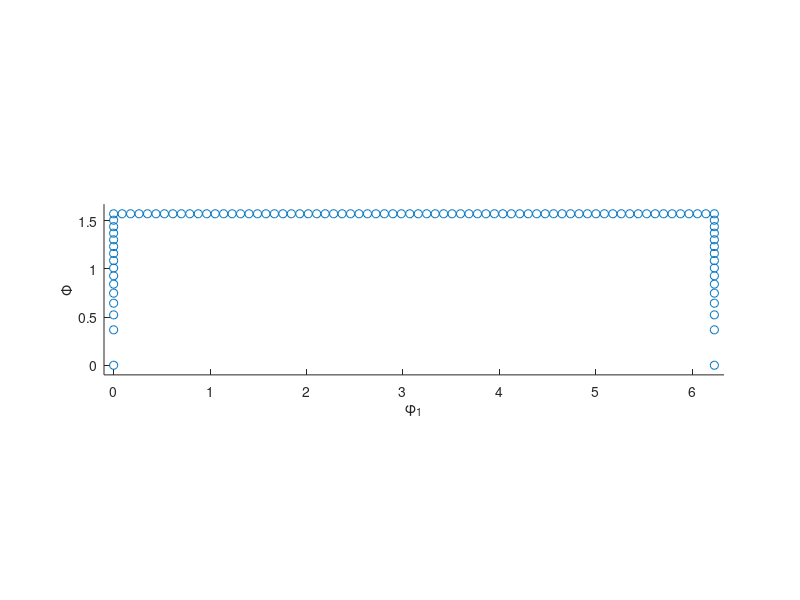

Write the MATLAB code that produced this figure. (Note: this script raises an error after producing the figure.)
%% Set up / specify variables

clear; clc; close('all'); rng('shuffle')

set_id_gen = 'phi2is0edgeV3';
set_id_d = 'phi2is0edgeV3';
% set_id_y = 'phi2is0faceY';
el = 21;
H = 15;
ns = 150;


%% angles for phi2 = 0 zero faces (orientation invariant)

% phi1stop = 6.23;
% 
% v_phi1 = linspace(0,phi1stop,20);
% v_Phi = acos(0:1/(6-1):1);
% 
% [X,Y] = meshgrid(v_phi1,v_Phi);
% 
% topX = X(1:end-1,:);
% topY = Y(1:end-1,:);
% 
% eulerX = [topX(:);0;phi1stop];
% eulerY = [topY(:);0;0];
% 
% euler = [eulerX,eulerY,zeros(size(eulerX))];

%% angles for phi2 = 0 zero faces (not orientation invariant in Phi)

phi1stop = 6.23;

v_phi1 = linspace(0,phi1stop,20);
v_Phi = linspace(0,pi/2,6);

[X,Y] = meshgrid(v_phi1,v_Phi);

topX = X(1:end-1,:);
topY = Y(1:end-1,:);

eulerX = [topX(:);0;phi1stop];
eulerY = [topY(:);0;0];

euler = [eulerX,eulerY,zeros(size(eulerX))];

%% angles for phi2 = 0 face exterior w/ Phi = 0 edge gone

phi1edge = linspace(0,6.23,72);
top = ones(size(phi1edge))*(pi()/2); 

Phiedge = acos(linspace(0,1,16));
Phiedge = Phiedge(2:end);
left = zeros(size(Phiedge));
right = 6.23*ones(size(Phiedge));

euler = [phi1edge',top';...
         left',Phiedge';...
         right',Phiedge'];
         
euler = [euler, zeros(size(euler(:,1)))];


%% generate 'full' hexagonal-triclinic fundamental zone

% phi1len = 100;
% 
% v_phi1 = linspace(0,2*pi(),phi1len);
% v_Phi = acos(0:1/(0.25*phi1len-1):1);
% v_phi2 = linspace(0,pi()/3,round(phi1len/6));
% [X,Y,Z] = meshgrid(v_phi1,v_Phi,v_phi2);
% 
% euler = [X(:),Y(:),Z(:)];
% 
% disp(length(X(:)))

%% plot the selected set of euler angles

figure(1)

scatter(euler(:,1),euler(:,2),'bo')
xlabel('\phi_1'); ylabel('\Phi'); %zlabel('\phi_2')
axis equal
axis([ min(euler(:,1))-.1 max(euler(:,1))+.1 min(euler(:,2))-.1 max(euler(:,2))+.1])

%% convert euler angles to GSH coefficents

[gsh_d, gsh_y] = euler2gsh(euler,H);

filename = sprintf('angleset_H%i_%s.mat',H,set_id_d);
gsh = gsh_d;
save(filename,'euler','gsh')

% filename = sprintf('angleset_H%i_%s.mat',H,set_id_y);
% gsh = gsh_y;
% save(filename,'euler','gsh')

%% generate nodesets

nodesets(el)


%% generate main .inp files

inpgenerator(set_id_gen,ns)


%% generate orientation .inp files

angleset = ori_file_generator(el,ns,set_id_d,euler);

%% generate gsh coefficients

gshS_d = zeros(el^3,ns,H);
% gshS_y = zeros(el^3,ns,H);

for sn = 1:ns

    gshS_d(:,sn,:) = gsh_d(angleset(:,sn),:);
%     gshS_y(:,sn,:) = gsh_y(angleset(:,sn),:);

end

filename = sprintf('micr_H%i_%s.mat',H,set_id_d);
gshS = gshS_d;
save(filename,'gshS')

% filename = sprintf('micr_H%i_%s.mat',H,set_id_y);
% gshS = gshS_y;
% save(filename,'gshS')
